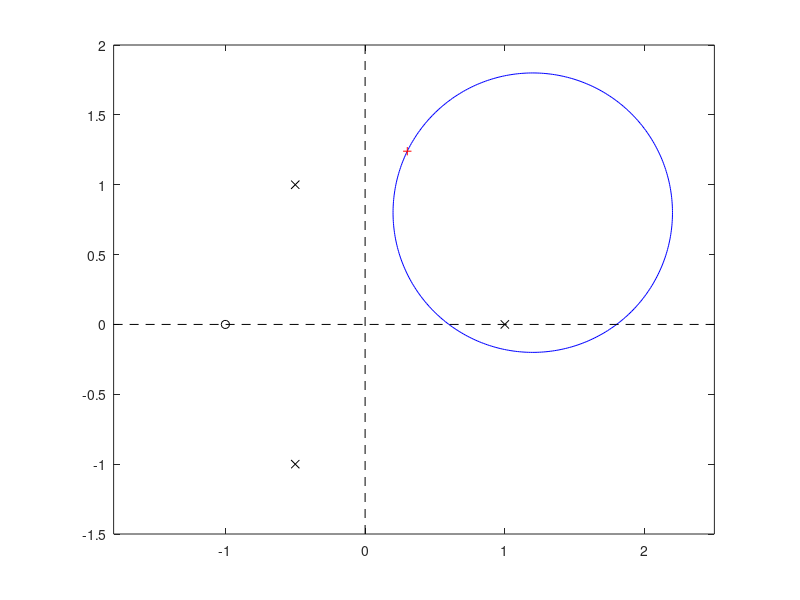
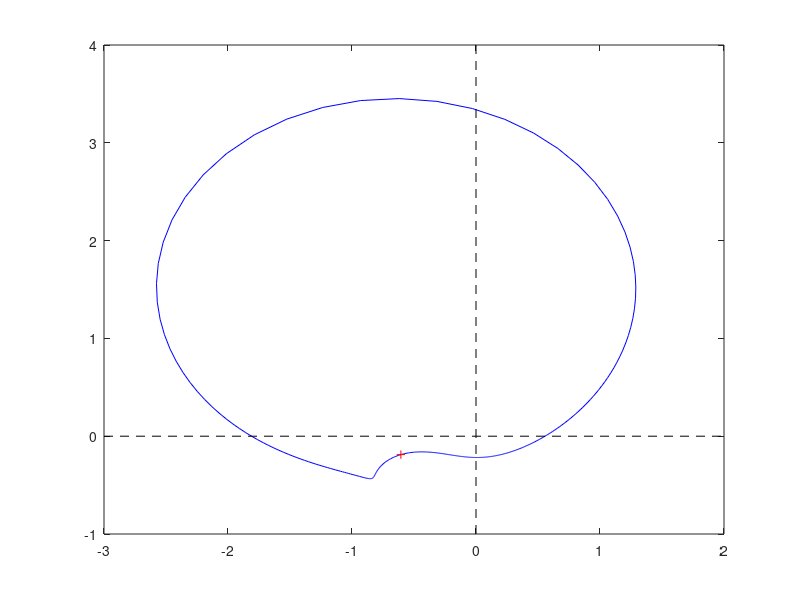

These figures' MATLAB source, in order:
% Script Cauchy.m
%% Renaissance Repository, https://github.com/tbewley/RR/tree/main/RR_chap10
%% Copyright 2024 by Thomas Bewley, published under BSD 3-Clause License.

num=[1 1]; den=[1 0 .25 -1.25]; w=330;

figure(1); clf; theta=[0:pi/200:2*pi]; s=complex(sin(theta)+1.2,cos(theta)+0.8); 
plot(real(s),imag(s),'b-'); hold on; plot(roots(den),'kx'); plot(roots(num),0,'ko');
a=[-1.8 2.5 -1.5 2]; axis(a); axis equal;  b=axis; plot([0 0],b(3:4),'k--',b(1:2),[0 0],'k--');
plot(s(w),'r+');
print -depsc cauchya.eps

figure(2); clf; f=polyval(num,s)./polyval(den,s); plot(f,'b-'); hold on;
b=axis; plot([0 0],b(3:4),'k--',b(1:2),[0 0],'k--'); plot(f(w),'r+');
print -depsc cauchyb.eps

% end Script Cauchy.m
